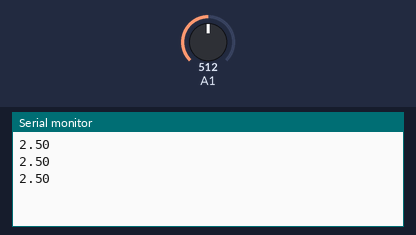
Bench run of a sketch on a simulated Arduino Uno, built with avr-gcc and run on an emulated ATmega328P. Parts: the last lines printed to the serial monitor. The inputs (shaded band) are chosen by the test bench; at power-on: A1 = 512.

Above: at 1.3 s.
1.4 s: A1 set to 716
At 1.9 s:
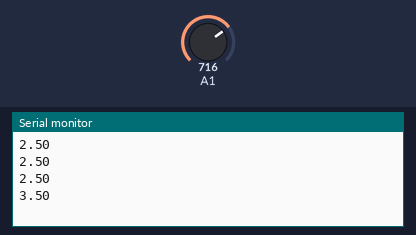
2.9 s: A1 set to 900
At 3.4 s:
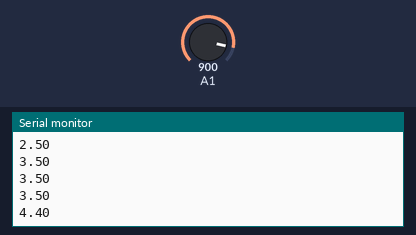
Timing chart, 0 to 5.9 s (numbered marks = the images above; inputs shaded):
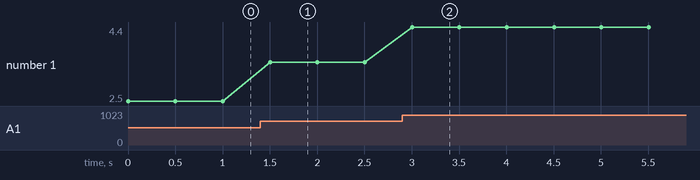

Measured:
- after the input at 1.4 s, the serial monitor: prints a new line after 0.10 s (image 1)
- after the input at 2.9 s, the serial monitor: prints a new line after 0.10 s (image 2)
- plotted number 1: 2.5 → 3.5 after the input at 1.4 s, 3.5 → 4.4 after the input at 2.9 s

The sketch:

pHCalibrate.ino
```cpp
// calibrate pH sensor
// not mine
// https://www.electroniclinic.com/ph-meter-arduino-ph-meter-calibration-diymore-ph-sensor-arduino-code/

int pH_Value;
float Voltage;

void setup()
{
  Serial.begin(9600);
  pinMode(pH_Value, INPUT);
}

void loop()
{
  pH_Value = analogRead(A1);
  Voltage = pH_Value * (5.0 / 1023.0);
  Serial.println(Voltage);
  delay(500);
}
```
